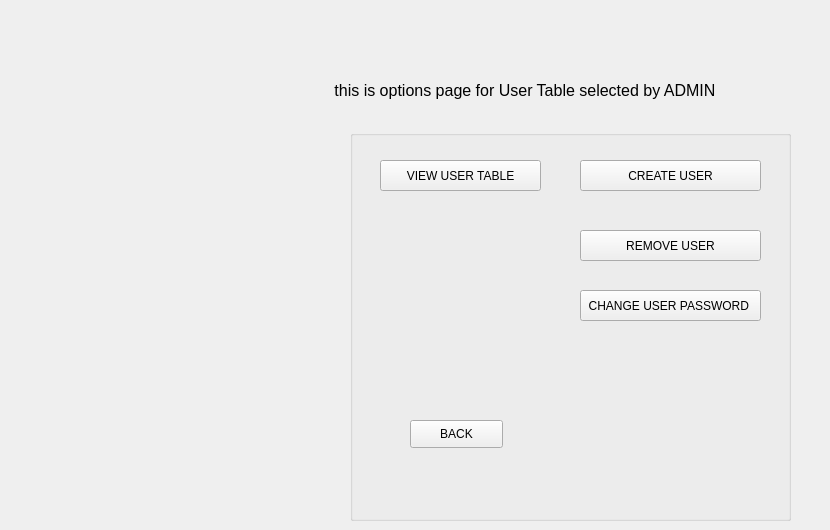
    <widget class="QWidget" name="optionsforUserTable">
     <widget class="QLabel" name="label_23">
      <property name="geometry">
       <rect>
        <x>330</x>
        <y>60</y>
        <width>491</width>
        <height>61</height>
       </rect>
      </property>
      <property name="font">
       <font>
        <pointsize>12</pointsize>
       </font>
      </property>
      <property name="text">
       <string> this is options page for User Table selected by ADMIN </string>
      </property>
     </widget>
     <widget class="QGroupBox" name="groupBox_15">
      <property name="geometry">
       <rect>
        <x>350</x>
        <y>130</y>
        <width>441</width>
        <height>391</height>
       </rect>
      </property>
      <property name="title">
       <string/>
      </property>
      <widget class="QPushButton" name="admin_login_table_viewbutton">
       <property name="geometry">
        <rect>
         <x>30</x>
         <y>30</y>
         <width>161</width>
         <height>31</height>
        </rect>
       </property>
       <property name="text">
        <string>VIEW USER TABLE</string>
       </property>
      </widget>
      <widget class="QPushButton" name="admin_login_table_removeuserbutton">
       <property name="geometry">
        <rect>
         <x>230</x>
         <y>100</y>
         <width>181</width>
         <height>31</height>
        </rect>
       </property>
       <property name="text">
        <string>REMOVE USER</string>
       </property>
      </widget>
      <widget class="QPushButton" name="admin_login_table_changeUserPassbutton">
       <property name="geometry">
        <rect>
         <x>230</x>
         <y>160</y>
         <width>181</width>
         <height>31</height>
        </rect>
       </property>
       <property name="text">
        <string>CHANGE USER PASSWORD </string>
       </property>
      </widget>
      <widget class="QPushButton" name="admin_login_table_createuserbutton">
       <property name="geometry">
        <rect>
         <x>230</x>
         <y>30</y>
         <width>181</width>
         <height>31</height>
        </rect>
       </property>
       <property name="text">
        <string>CREATE USER</string>
       </property>
      </widget>
      <widget class="QPushButton" name="admin_login_table_backbutton">
       <property name="geometry">
        <rect>
         <x>60</x>
         <y>290</y>
         <width>93</width>
         <height>28</height>
        </rect>
       </property>
       <property name="text">
        <string>BACK</string>
       </property>
      </widget>
     </widget>
    </widget>
